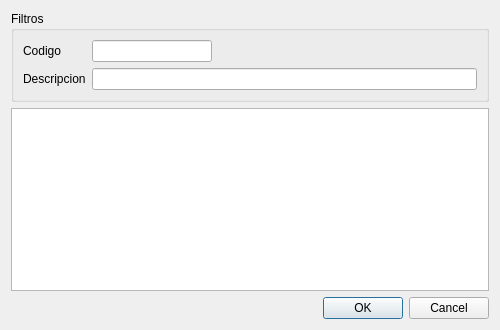
<?xml version="1.0" encoding="UTF-8"?>
<ui version="4.0">
 <class>Consulta</class>
 <widget class="QDialog" name="Consulta">
  <property name="windowModality">
   <enum>Qt::WindowModal</enum>
  </property>
  <property name="geometry">
   <rect>
    <x>0</x>
    <y>0</y>
    <width>500</width>
    <height>330</height>
   </rect>
  </property>
  <property name="minimumSize">
   <size>
    <width>500</width>
    <height>0</height>
   </size>
  </property>
  <property name="windowTitle">
   <string>Consulta</string>
  </property>
  <layout class="QVBoxLayout" name="verticalLayout">
   <item>
    <widget class="QGroupBox" name="groupBox">
     <property name="title">
      <string>Filtros</string>
     </property>
     <layout class="QFormLayout" name="formLayout">
      <item row="0" column="0">
       <widget class="QLabel" name="label">
        <property name="text">
         <string>Codigo</string>
        </property>
       </widget>
      </item>
      <item row="0" column="1">
       <layout class="QHBoxLayout" name="horizontalLayout">
        <item>
         <widget class="QLineEdit" name="lineEdit_2">
          <property name="sizePolicy">
           <sizepolicy hsizetype="Minimum" vsizetype="Fixed">
            <horstretch>0</horstretch>
            <verstretch>0</verstretch>
           </sizepolicy>
          </property>
          <property name="minimumSize">
           <size>
            <width>120</width>
            <height>0</height>
           </size>
          </property>
          <property name="inputMethodHints">
           <set>Qt::ImhDigitsOnly</set>
          </property>
         </widget>
        </item>
        <item>
         <spacer name="horizontalSpacer">
          <property name="orientation">
           <enum>Qt::Horizontal</enum>
          </property>
          <property name="sizeHint" stdset="0">
           <size>
            <width>40</width>
            <height>20</height>
           </size>
          </property>
         </spacer>
        </item>
       </layout>
      </item>
      <item row="1" column="0">
       <widget class="QLabel" name="label_2">
        <property name="text">
         <string>Descripcion</string>
        </property>
        <property name="buddy">
         <cstring>lineEdit</cstring>
        </property>
       </widget>
      </item>
      <item row="1" column="1">
       <widget class="QLineEdit" name="lineEdit"/>
      </item>
     </layout>
    </widget>
   </item>
   <item>
    <widget class="QTableView" name="tableView">
     <property name="selectionMode">
      <enum>QAbstractItemView::SingleSelection</enum>
     </property>
     <property name="selectionBehavior">
      <enum>QAbstractItemView::SelectRows</enum>
     </property>
    </widget>
   </item>
   <item>
    <widget class="QDialogButtonBox" name="buttonBox">
     <property name="orientation">
      <enum>Qt::Horizontal</enum>
     </property>
     <property name="standardButtons">
      <set>QDialogButtonBox::Cancel|QDialogButtonBox::Ok</set>
     </property>
    </widget>
   </item>
  </layout>
 </widget>
 <tabstops>
  <tabstop>lineEdit</tabstop>
  <tabstop>tableView</tabstop>
  <tabstop>buttonBox</tabstop>
 </tabstops>
 <resources/>
 <connections>
  <connection>
   <sender>buttonBox</sender>
   <signal>accepted()</signal>
   <receiver>Consulta</receiver>
   <slot>accept()</slot>
   <hints>
    <hint type="sourcelabel">
     <x>248</x>
     <y>254</y>
    </hint>
    <hint type="destinationlabel">
     <x>157</x>
     <y>274</y>
    </hint>
   </hints>
  </connection>
  <connection>
   <sender>buttonBox</sender>
   <signal>rejected()</signal>
   <receiver>Consulta</receiver>
   <slot>reject()</slot>
   <hints>
    <hint type="sourcelabel">
     <x>316</x>
     <y>260</y>
    </hint>
    <hint type="destinationlabel">
     <x>286</x>
     <y>274</y>
    </hint>
   </hints>
  </connection>
 </connections>
</ui>
